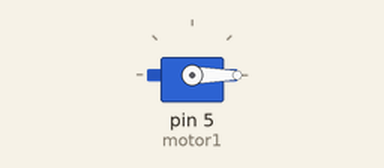
This sketch was run on a simulated Arduino Uno, built with avr-gcc and run on an emulated ATmega328P. Parts: servo.

Above: at 0.05 s.
At 1.25 s:
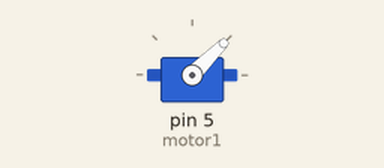
At 2.5 s:
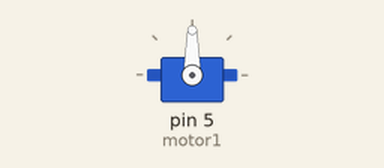
At 5.0 s:
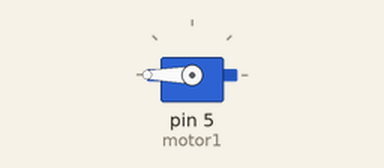
Timing chart, 0 to 6.5 s (numbered marks = the images above):
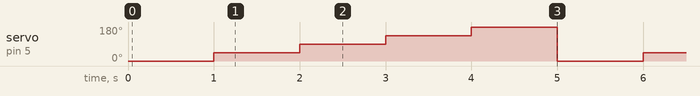

Measured:
- by itself, servo on pin 5 (motor1): repeats every 5.0 s: 90° 1.0 s, 135° 1.0 s, 180° 1.0 s, 0° 1.0 s, 45° 1.0 s

The sketch:

6.ino
```cpp
//Ejemplo: Servo motor:

#include <Servo.h>
Servo motor1;

void setup() {
   motor1.attach(5);
}

void loop()
{
  motor1.write(0);
  delay(1000);
  motor1.write(45);
  delay(1000);
  motor1.write(90);
  delay(1000);
  motor1.write(135);
  delay(1000);
  motor1.write(180);
  delay(1000);
}
```
